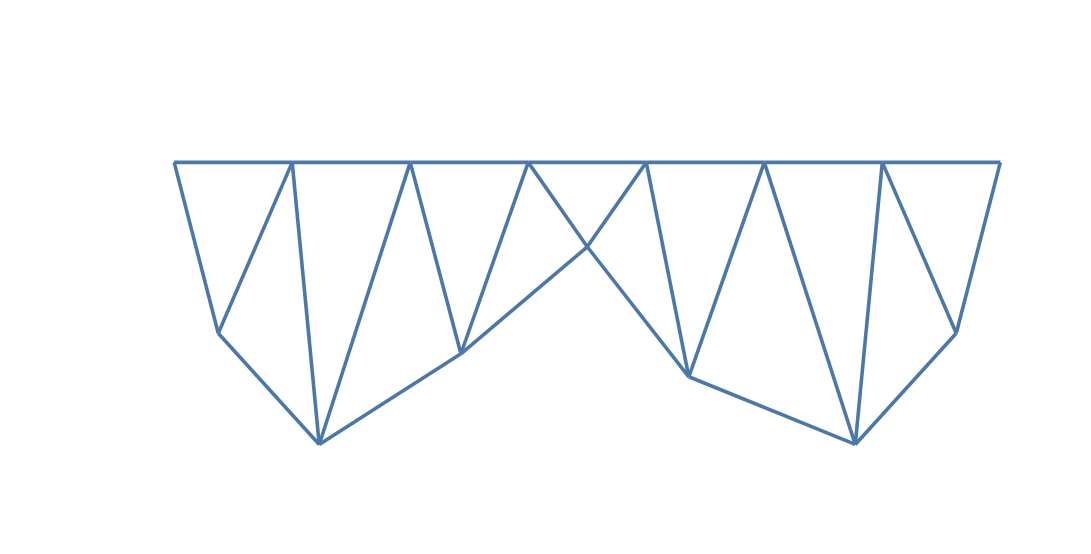

Notebook cell for this chart:
### Code cell
#plot one perturbed truss 
perturbedGraphList = generatePerturbedGraphs(testData[0], 9) [0]
plotTruss(perturbedGraphList[0], showDeformed=False, defScale=100)

### Figure 1 — Vega-Lite specification as saved in the notebook (floating-point values rounded to 4 significant figures)
{"config": {"view": {"continuousWidth": 400, "continuousHeight": 300, "strokeOpacity": 0}}, "layer": [{"data": {"name": "data-63a94ee8f373d5f8c13ca8b7e2c32e3e"}, "mark": "circle", "encoding": {"color": {"value": "#4C78A8"}, "opacity": {"value": 0}, "size": {"value": 1}, "x": {"type": "quantitative", "axis": null, "field": "x", "scale": {"domain": [-5.1, 54.9]}}, "y": {"type": "quantitative", "axis": null, "field": "y", "scale": {"domain": [-21.07, 8.935]}}}}, {"data": {"name": "data-f457d4037df790ddf657947d8a67f194"}, "mark": "line", "encoding": {"color": {"value": "#4C78A8"}, "opacity": {"value": 1.0}, "size": {"value": 2.0}, "x": {"type": "quantitative", "field": "x"}, "y": {"type": "quantitative", "field": "y"}}}, {"data": {"name": "data-8b400ba0fcfc55a17aa8de6e589b5acd"}, "mark": "line", "encoding": {"color": {"value": "#4C78A8"}, "opacity": {"value": 1.0}, "size": {"value": 2.0}, "x": {"type": "quantitative", "field": "x"}, "y": {"type": "quantitative", "field": "y"}}}, {"data": {"name": "data-6acfa77e665fe5d9230bc8297dc38047"}, "mark": "line", "encoding": {"color": {"value": "#4C78A8"}, "opacity": {"value": 1.0}, "size": {"value": 2.0}, "x": {"type": "quantitative", "field": "x"}, "y": {"type": "quantitative", "field": "y"}}}, {"data": {"name": "data-618e63b36bdb7d68d9b86664e3d90811"}, "mark": "line", "encoding": {"color": {"value": "#4C78A8"}, "opacity": {"value": 1.0}, "size": {"value": 2.0}, "x": {"type": "quantitative", "field": "x"}, "y": {"type": "quantitative", "field": "y"}}}, {"data": {"name": "data-964e58bbc532d181048e1a12326b78ed"}, "mark": "line", "encoding": {"color": {"value": "#4C78A8"}, "opacity": {"value": 1.0}, "size": {"value": 2.0}, "x": {"type": "quantitative", "field": "x"}, "y": {"type": "quantitative", "field": "y"}}}, {"data": {"name": "data-515fc9bb58f1cae1e00fa8a1dc201630"}, "mark": "line", "encoding": {"color": {"value": "#4C78A8"}, "opacity": {"value": 1.0}, "size": {"value": 2.0}, "x": {"type": "quantitative", "field": "x"}, "y": {"type": "quantitative", "field": "y"}}}, {"data": {"name": "data-5e8ee584a3870de76a656a73a7dbb943"}, "mark": "line", "encoding": {"color": {"value": "#4C78A8"}, "opacity": {"value": 1.0}, "size": {"value": 2.0}, "x": {"type": "quantitative", "field": "x"}, "y": {"type": "quantitative", "field": "y"}}}, {"data": {"name": "data-2a071e6aff9620c07ce9f2118307a96b"}, "mark": "line", "encoding": {"color": {"value": "#4C78A8"}, "opacity": {"value": 1.0}, "size": {"value": 2.0}, "x": {"type": "quantitative", "field": "x"}, "y": {"type": "quantitative", "field": "y"}}}, {"data": {"name": "data-3375767f438f4e4eba843b351dfb9346"}, "mark": "line", "encoding": {"color": {"value": "#4C78A8"}, "opacity": {"value": 1.0}, "size": {"value": 2.0}, "x": {"type": "quantitative", "field": "x"}, "y": {"type": "quantitative", "field": "y"}}}, {"data": {"name": "data-83a9a9a49c44b98d2247d6926da36461"}, "mark": "line", "encoding": {"color": {"value": "#4C78A8"}, "opacity": {"value": 1.0}, "size": {"value": 2.0}, "x": {"type": "quantitative", "field": "x"}, "y": {"type": "quantitative", "field": "y"}}}, {"data": {"name": "data-c44a3b99ca890221587fa45c08344472"}, "mark": "line", "encoding": {"color": {"value": "#4C78A8"}, "opacity": {"value": 1.0}, "size": {"value": 2.0}, "x": {"type": "quantitative", "field": "x"}, "y": {"type": "quantitative", "field": "y"}}}, {"data": {"name": "data-09e6b2385d0d9d05f287930d2d7bb735"}, "mark": "line", "encoding": {"color": {"value": "#4C78A8"}, "opacity": {"value": 1.0}, "size": {"value": 2.0}, "x": {"type": "quantitative", "field": "x"}, "y": {"type": "quantitative", "field": "y"}}}, {"data": {"name": "data-3fa9e25b143a4e122737bbb719a0901d"}, "mark": "line", "encoding": {"color": {"value": "#4C78A8"}, "opacity": {"value": 1.0}, "size": {"value": 2.0}, "x": {"type": "quantitative", "field": "x"}, "y": {"type": "quantitative", "field": "y"}}}, {"data": {"name": "data-a3bbe2f942d9a018fe94dbf3bf17c361"}, "mark": "line", "encoding": {"color": {"value": "#4C78A8"}, "opacity": {"value": 1.0}, "size": {"value": 2.0}, "x": {"type": "quantitative", "field": "x"}, "y": {"type": "quantitative", "field": "y"}}}, {"data": {"name": "data-3e535f29bca528dd57cb7088501fc2f6"}, "mark": "line", "encoding": {"color": {"value": "#4C78A8"}, "opacity": {"value": 1.0}, "size": {"value": 2.0}, "x": {"type": "quantitative", "field": "x"}, "y": {"type": "quantitative", "field": "y"}}}, {"data": {"name": "data-215bd55cff3bb42703675b64e2960278"}, "mark": "line", "encoding": {"color": {"value": "#4C78A8"}, "opacity": {"value": 1.0}, "size": {"value": 2.0}, "x": {"type": "quantitative", "field": "x"}, "y": {"type": "quantitative", "field": "y"}}}, {"data": {"name": "data-5cc4612345f9427f94eda0d977641170"}, "mark": "line", "encoding": {"color": {"value": "#4C78A8"}, "opacity": {"value": 1.0}, "size": {"value": 2.0}, "x": {"type": "quantitative", "field": "x"}, "y": {"type": "quantitative", "field": "y"}}}, {"data": {"name": "data-5725cc0e55d8831c744fb012b6a10822"}, "mark": "line", "encoding": {"color": {"value": "#4C78A8"}, "opacity": {"value": 1.0}, "size": {"value": 2.0}, "x": {"type": "quantitative", "field": "x"}, "y": {"type": "quantitative", "field": "y"}}}, {"data": {"name": "data-8d387f5251244c04874ed5a251b70832"}, "mark": "line", "encoding": {"color": {"value": "#4C78A8"}, "opacity": {"value": 1.0}, "size": {"value": 2.0}, "x": {"type": "quantitative", "field": "x"}, "y": {"type": "quantitative", "field": "y"}}}, {"data": {"name": "data-3d976bd8b1e8a3ebd2c0562e86360c4c"}, "mark": "line", "encoding": {"color": {"value": "#4C78A8"}, "opacity": {"value": 1.0}, "size": {"value": 2.0}, "x": {"type": "quantitative", "field": "x"}, "y": {"type": "quantitative", "field": "y"}}}, {"data": {"name": "data-7bd93d54a2e2b3caf3bbf0262e85dc41"}, "mark": "line", "encoding": {"color": {"value": "#4C78A8"}, "opacity": {"value": 1.0}, "size": {"value": 2.0}, "x": {"type": "quantitative", "field": "x"}, "y": {"type": "quantitative", "field": "y"}}}, {"data": {"name": "data-5a6d941763adbe3f8b5f23ae62e0472d"}, "mark": "line", "encoding": {"color": {"value": "#4C78A8"}, "opacity": {"value": 1.0}, "size": {"value": 2.0}, "x": {"type": "quantitative", "field": "x"}, "y": {"type": "quantitative", "field": "y"}}}, {"data": {"name": "data-94b244590730c341935d5ef9ec625970"}, "mark": "line", "encoding": {"color": {"value": "#4C78A8"}, "opacity": {"value": 1.0}, "size": {"value": 2.0}, "x": {"type": "quantitative", "field": "x"}, "y": {"type": "quantitative", "field": "y"}}}, {"data": {"name": "data-0b14bcaf905c291315c6cddeb7cf9367"}, "mark": "line", "encoding": {"color": {"value": "#4C78A8"}, "opacity": {"value": 1.0}, "size": {"value": 2.0}, "x": {"type": "quantitative", "field": "x"}, "y": {"type": "quantitative", "field": "y"}}}, {"data": {"name": "data-869641a32374e4e48912374abddb398f"}, "mark": "line", "encoding": {"color": {"value": "#4C78A8"}, "opacity": {"value": 1.0}, "size": {"value": 2.0}, "x": {"type": "quantitative", "field": "x"}, "y": {"type": "quantitative", "field": "y"}}}, {"data": {"name": "data-b4b5e6cc1eb26d5f4d69e0d3cb22d6c0"}, "mark": "line", "encoding": {"color": {"value": "#4C78A8"}, "opacity": {"value": 1.0}, "size": {"value": 2.0}, "x": {"type": "quantitative", "field": "x"}, "y": {"type": "quantitative", "field": "y"}}}, {"data": {"name": "data-e5d80d8e4ef005632e209d65a95ff9a6"}, "mark": "line", "encoding": {"color": {"value": "#4C78A8"}, "opacity": {"value": 1.0}, "size": {"value": 2.0}, "x": {"type": "quantitative", "field": "x"}, "y": {"type": "quantitative", "field": "y"}}}], "background": "white", "height": 300, "width": 600, "$schema": "https://vega.github.io/schema/vega-lite/v4.8.1.json", "datasets": {"data-63a94ee8f373d5f8c13ca8b7e2c32e3e": [{"x": 0.0, "y": 0.0}, {"x": 2.667, "y": -11.13}, {"x": 7.143, "y": 0.0}, {"x": 8.779, "y": -18.38}, {"x": 14.29, "y": 0.0}, {"x": 17.35, "y": -12.47}, {"x": 21.43, "y": 0.0}, {"x": 25.0, "y": -5.5}, {"x": 28.57, "y": 0.0}, {"x": 31.15, "y": -13.97}, {"x": 35.71, "y": 0.0}, {"x": 41.22, "y": -18.38}, {"x": 42.86, "y": 0.0}, {"x": 47.33, "y": -11.13}, {"x": 50.0, "y": 0.0}], "data-f457d4037df790ddf657947d8a67f194": [{"x": 0.0, "y": 0.0}, {"x": 2.667, "y": -11.13}], "data-8b400ba0fcfc55a17aa8de6e589b5acd": [{"x": 0.0, "y": 0.0}, {"x": 7.143, "y": 0.0}], "data-6acfa77e665fe5d9230bc8297dc38047": [{"x": 2.667, "y": -11.13}, {"x": 7.143, "y": 0.0}], "data-618e63b36bdb7d68d9b86664e3d90811": [{"x": 2.667, "y": -11.13}, {"x": 8.779, "y": -18.38}], "data-964e58bbc532d181048e1a12326b78ed": [{"x": 7.143, "y": 0.0}, {"x": 8.779, "y": -18.38}], "data-515fc9bb58f1cae1e00fa8a1dc201630": [{"x": 7.143, "y": 0.0}, {"x": 14.29, "y": 0.0}], "data-5e8ee584a3870de76a656a73a7dbb943": [{"x": 8.779, "y": -18.38}, {"x": 14.29, "y": 0.0}], "data-2a071e6aff9620c07ce9f2118307a96b": [{"x": 8.779, "y": -18.38}, {"x": 17.35, "y": -12.47}], "data-3375767f438f4e4eba843b351dfb9346": [{"x": 14.29, "y": 0.0}, {"x": 17.35, "y": -12.47}], "data-83a9a9a49c44b98d2247d6926da36461": [{"x": 14.29, "y": 0.0}, {"x": 21.43, "y": 0.0}], "data-c44a3b99ca890221587fa45c08344472": [{"x": 17.35, "y": -12.47}, {"x": 21.43, "y": 0.0}], "data-09e6b2385d0d9d05f287930d2d7bb735": [{"x": 17.35, "y": -12.47}, {"x": 25.0, "y": -5.5}], "data-3fa9e25b143a4e122737bbb719a0901d": [{"x": 21.43, "y": 0.0}, {"x": 25.0, "y": -5.5}], "data-a3bbe2f942d9a018fe94dbf3bf17c361": [{"x": 21.43, "y": 0.0}, {"x": 28.57, "y": 0.0}], "data-3e535f29bca528dd57cb7088501fc2f6": [{"x": 25.0, "y": -5.5}, {"x": 28.57, "y": 0.0}], "data-215bd55cff3bb42703675b64e2960278": [{"x": 25.0, "y": -5.5}, {"x": 31.15, "y": -13.97}], "data-5cc4612345f9427f94eda0d977641170": [{"x": 28.57, "y": 0.0}, {"x": 31.15, "y": -13.97}], "data-5725cc0e55d8831c744fb012b6a10822": [{"x": 28.57, "y": 0.0}, {"x": 35.71, "y": 0.0}], "data-8d387f5251244c04874ed5a251b70832": [{"x": 31.15, "y": -13.97}, {"x": 35.71, "y": 0.0}], "data-3d976bd8b1e8a3ebd2c0562e86360c4c": [{"x": 31.15, "y": -13.97}, {"x": 41.22, "y": -18.38}], "data-7bd93d54a2e2b3caf3bbf0262e85dc41": [{"x": 35.71, "y": 0.0}, {"x": 41.22, "y": -18.38}], "data-5a6d941763adbe3f8b5f23ae62e0472d": [{"x": 35.71, "y": 0.0}, {"x": 42.86, "y": 0.0}], "data-94b244590730c341935d5ef9ec625970": [{"x": 41.22, "y": -18.38}, {"x": 42.86, "y": 0.0}], "data-0b14bcaf905c291315c6cddeb7cf9367": [{"x": 41.22, "y": -18.38}, {"x": 47.33, "y": -11.13}], "data-869641a32374e4e48912374abddb398f": [{"x": 42.86, "y": 0.0}, {"x": 47.33, "y": -11.13}], "data-b4b5e6cc1eb26d5f4d69e0d3cb22d6c0": [{"x": 42.86, "y": 0.0}, {"x": 50.0, "y": 0.0}], "data-e5d80d8e4ef005632e209d65a95ff9a6": [{"x": 47.33, "y": -11.13}, {"x": 50.0, "y": 0.0}]}}
